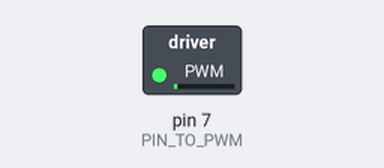
A program run on a simulated Raspberry Pi (header pin numbers). Parts: switched loads named in the program (green lamp = pin HIGH). Pin numbers are wiringPi numbers. At 8.0 s the program stops and its outputs stay as they are.

Above: at 0.05 s.
At 0.9 s:
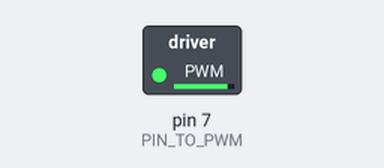
At 1.3 s:
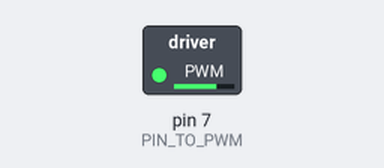
At 1.75 s:
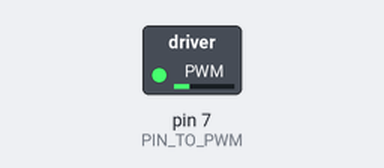
Timing chart, 0 to 4.6 s (numbered marks = the images above):
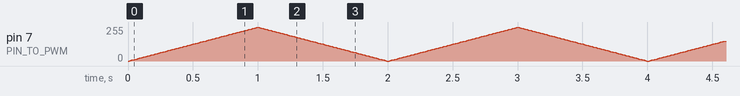

The program:

pwm_test.py
```python
#!/usr/bin/env python

# Import required modules
import time
import RPi.GPIO as GPIO

"""
STBY = Pin 13 (GPIO #21) blue

Motor A:
PWMA = Pin 7 (GPIO #4) white
AIN2 = Pin 11 (GPIO #17) yellow
AIN1 = Pin 12 (GPIO #18) orange

Motor B:
BIN1 = Pin 15 (GPIO #22) green/teal
BIN2 = Pin 16 (GPIO #23) brown
PWMB = Pin 18 (GPIO #24) purple
"""

####################
# wiringPi alternative:
####################

# int softPwmCreate (int pin, int initialValue, int pwmRange)
# void softPwmWrite (int pin, int value)

import wiringpi

OUTPUT = 1

PIN_TO_PWM = 7

wiringpi.wiringPiSetup()
wiringpi.pinMode(PIN_TO_PWM, OUTPUT)
wiringpi.softPwmCreate(PIN_TO_PWM, 0, 100) # Setup PWM using Pin, Initial Value and Range parameters

for time in range(0,4):
    for brightness in range(0, 100): # Going from 0 to 100 will give us full off to full on
        wiringpi.softPwmWrite(PIN_TO_PWM, brightness) # Change PWM duty cycle
        wiringpi.delay(10) # Delay for 0.2 seconds
    for brightness in reversed(range(0, 100)):
        wiringpi.softPwmWrite(PIN_TO_PWM, brightness)
        wiringpi.delay(10)

"""
# Pin constants
PWMA = 7
AIN1 = 12
AIN2 = 11
PWMB = 18
BIN1 = 15
BIN2 = 16
STBY = 13

# Declare the GPIO settings
GPIO.setmode(GPIO.BOARD)
GPIO.setwarnings(False)

# set up GPIO pins
GPIO.setup(PWMA, GPIO.OUT) # Connected to PWMA
GPIO.setup(AIN2, GPIO.OUT) # Connected to AIN2
GPIO.setup(AIN1, GPIO.OUT) # Connected to AIN1
GPIO.setup(STBY, GPIO.OUT) # Connected to STBY
GPIO.setup(BIN1, GPIO.OUT) # Connected to BIN1
GPIO.setup(BIN2, GPIO.OUT) # Connected to BIN2
GPIO.setup(PWMB, GPIO.OUT) # Connected to PWMB

# Drive the motor clockwise
# Motor A:
GPIO.output(AIN1, GPIO.HIGH) # Set AIN1
GPIO.output(AIN2, GPIO.LOW) # Set AIN2
# Motor B:
GPIO.output(BIN1, GPIO.HIGH) # Set BIN1
GPIO.output(BIN2, GPIO.LOW) # Set BIN2

# Set the motor speed
# Motor A:
GPIO.output(PWMA, GPIO.HIGH) # Set PWMA
# Motor B:
GPIO.output(PWMB, GPIO.HIGH) # Set PWMB

# Disable STBY (standby)
GPIO.output(STBY, GPIO.HIGH)

# Wait 5 seconds
time.sleep(1)

GPIO.output(STBY, GPIO.LOW)
time.sleep(3)
GPIO.output(STBY, GPIO.HIGH)

# Drive the motor counterclockwise
# Motor A:
GPIO.output(AIN1, GPIO.LOW) # Set AIN1
GPIO.output(AIN2, GPIO.HIGH) # Set AIN2
# Motor B:
GPIO.output(BIN1, GPIO.LOW) # Set BIN1
GPIO.output(BIN2, GPIO.HIGH) # Set BIN2

# Set the motor speed
# Motor A:
GPIO.output(PWMA, GPIO.HIGH) # Set PWMA
# Motor B:
GPIO.output(PWMB, GPIO.HIGH) # Set PWMB

# Disable STBY (standby)
GPIO.output(STBY, GPIO.HIGH)

# Wait 5 seconds
time.sleep(2)

# Reset all the GPIO pins by setting them to LOW
GPIO.output(AIN1, GPIO.LOW) # Set AIN1
GPIO.output(AIN2, GPIO.LOW) # Set AIN2
GPIO.output(PWMA, GPIO.LOW) # Set PWMA
GPIO.output(STBY, GPIO.LOW) # Set STBY
GPIO.output(BIN1, GPIO.LOW) # Set BIN1
GPIO.output(BIN2, GPIO.LOW) # Set BIN2
GPIO.output(PWMB, GPIO.LOW) # Set PWMB

"""
```
